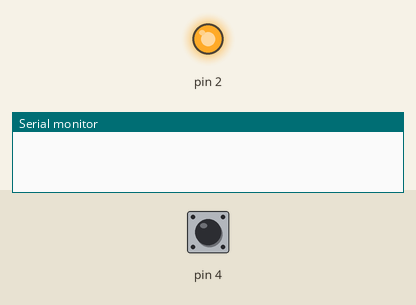
Simulated run of this sketch. Board: Arduino Uno, built with avr-gcc and run on an emulated ATmega328P. On the bench: output pins drawn as LEDs (lit = HIGH), the last lines printed to the serial monitor. Inputs (shaded band) come from the test bench; at power-on: pin 4 HIGH.

Above: at 1.2 s.
1.3 s: pin 4 pulled LOW for 0.15 s
At 1.52 s:
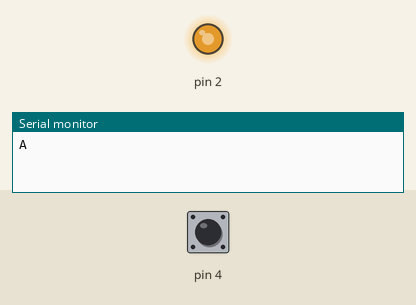
3.0 s: pin 4 pulled LOW for 1 s
At 5.3 s:
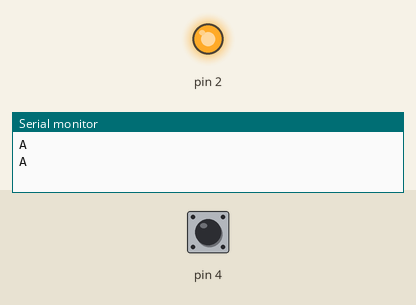
5.6 s: pin 4 pulled LOW for 3.2 s
At 10.2 s:
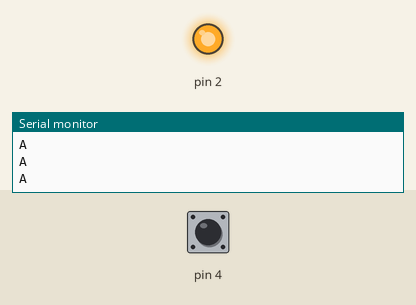
Timing chart, 0 to 11.7 s (numbered marks = the images above; inputs shaded):
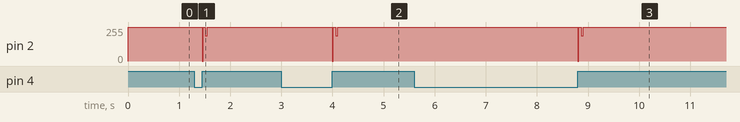

The sketch:

SendSignal.ino
```cpp
int value[] = {1,0,1,0,1,0,1,0};
int delayms = 5;
void setup() {
  // put your setup code here, to run once:
pinMode(2, OUTPUT);
pinMode(4, INPUT_PULLUP);
Serial.begin(9600);
}

void loop() {
   digitalWrite(2, HIGH);
  // delay(delayms);
  // digitalWrite(2, LOW);
  // delay(delayms);

  if(digitalRead(4) == LOW) {
    Serial.println("A");
    while (digitalRead(4) == LOW) {
    }
    digitalWrite(2, LOW);
    delay(delayms);
    for(int i = 0; i < 8; i++) {
      digitalWrite(2, value[7 - i]);
      delay(delayms);
    }
    digitalWrite(2, HIGH);
    delay(delayms);
  }

}
```

Measured:
- after the input at 1.3 s, pin 2: 255/255 → 0/255 after 0.15 s, → 255/255 0.02 s later, → 191/255 0.05 s later, → 255/255 0.04 s later
- after the input at 3.0 s, pin 2: 255/255 → 0/255 after 1.0 s, → 255/255 0.02 s later, → 191/255 0.05 s later, → 255/255 0.04 s later
- after the input at 5.6 s, pin 2: 255/255 → 0/255 after 3.2 s, → 255/255 0.02 s later, → 191/255 0.05 s later, → 255/255 0.04 s later
